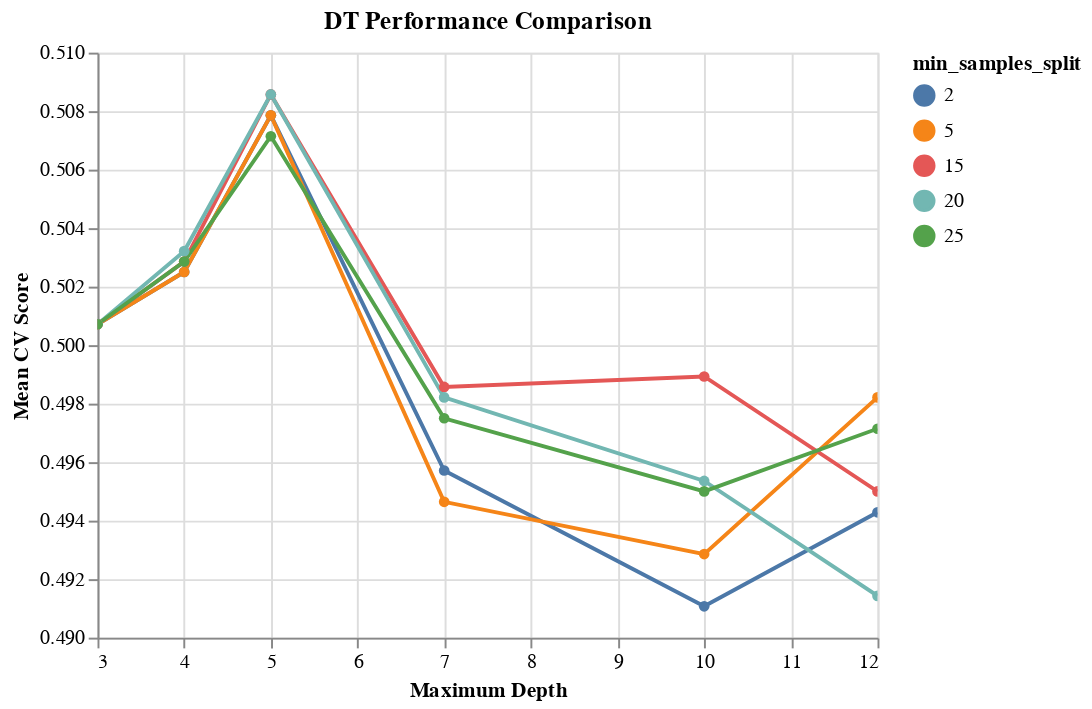

This figure's notebook cell:
### Code cell
results_DT = pd.DataFrame(gs_DT.cv_results_['params'])
results_DT['test_score'] = gs_DT.cv_results_['mean_test_score']
results_DT.columns

alt.Chart(results_DT, 
          title='DT Performance Comparison'
         ).mark_line(point=True).encode(
    alt.X('max_depth', title='Maximum Depth'),
    alt.Y('test_score', title='Mean CV Score', scale=alt.Scale(zero=False)),
    color='min_samples_split:N' 
).interactive()

### Figure 1 — Vega-Lite specification as saved in the notebook (floating-point values rounded to 4 significant figures)
{"config": {"view": {"continuousWidth": 400, "continuousHeight": 300}}, "data": {"name": "data-120ceb0fd86abd2b08de0bd4d78a7431"}, "mark": {"type": "line", "point": true}, "encoding": {"color": {"field": "min_samples_split", "type": "nominal"}, "x": {"field": "max_depth", "title": "Maximum Depth", "type": "quantitative"}, "y": {"field": "test_score", "scale": {"zero": false}, "title": "Mean CV Score", "type": "quantitative"}}, "selection": {"selector002": {"type": "interval", "bind": "scales", "encodings": ["x", "y"]}}, "title": "DT Performance Comparison", "$schema": "https://vega.github.io/schema/vega-lite/v4.17.0.json", "datasets": {"data-120ceb0fd86abd2b08de0bd4d78a7431": [{"max_depth": 3, "min_samples_split": 2, "test_score": 0.5007}, {"max_depth": 3, "min_samples_split": 5, "test_score": 0.5007}, {"max_depth": 3, "min_samples_split": 15, "test_score": 0.5007}, {"max_depth": 3, "min_samples_split": 20, "test_score": 0.5007}, {"max_depth": 3, "min_samples_split": 25, "test_score": 0.5007}, {"max_depth": 4, "min_samples_split": 2, "test_score": 0.5025}, {"max_depth": 4, "min_samples_split": 5, "test_score": 0.5025}, {"max_depth": 4, "min_samples_split": 15, "test_score": 0.5029}, {"max_depth": 4, "min_samples_split": 20, "test_score": 0.5032}, {"max_depth": 4, "min_samples_split": 25, "test_score": 0.5029}, {"max_depth": 5, "min_samples_split": 2, "test_score": 0.5079}, {"max_depth": 5, "min_samples_split": 5, "test_score": 0.5079}, {"max_depth": 5, "min_samples_split": 15, "test_score": 0.5086}, {"max_depth": 5, "min_samples_split": 20, "test_score": 0.5086}, {"max_depth": 5, "min_samples_split": 25, "test_score": 0.5071}, {"max_depth": 7, "min_samples_split": 2, "test_score": 0.4957}, {"max_depth": 7, "min_samples_split": 5, "test_score": 0.4946}, {"max_depth": 7, "min_samples_split": 15, "test_score": 0.4986}, {"max_depth": 7, "min_samples_split": 20, "test_score": 0.4982}, {"max_depth": 7, "min_samples_split": 25, "test_score": 0.4975}, {"max_depth": 10, "min_samples_split": 2, "test_score": 0.4911}, {"max_depth": 10, "min_samples_split": 5, "test_score": 0.4929}, {"max_depth": 10, "min_samples_split": 15, "test_score": 0.4989}, {"max_depth": 10, "min_samples_split": 20, "test_score": 0.4954}, {"max_depth": 10, "min_samples_split": 25, "test_score": 0.495}, {"max_depth": 12, "min_samples_split": 2, "test_score": 0.4943}, {"max_depth": 12, "min_samples_split": 5, "test_score": 0.4982}, {"max_depth": 12, "min_samples_split": 15, "test_score": 0.495}, {"max_depth": 12, "min_samples_split": 20, "test_score": 0.4914}, {"max_depth": 12, "min_samples_split": 25, "test_score": 0.4971}]}}
